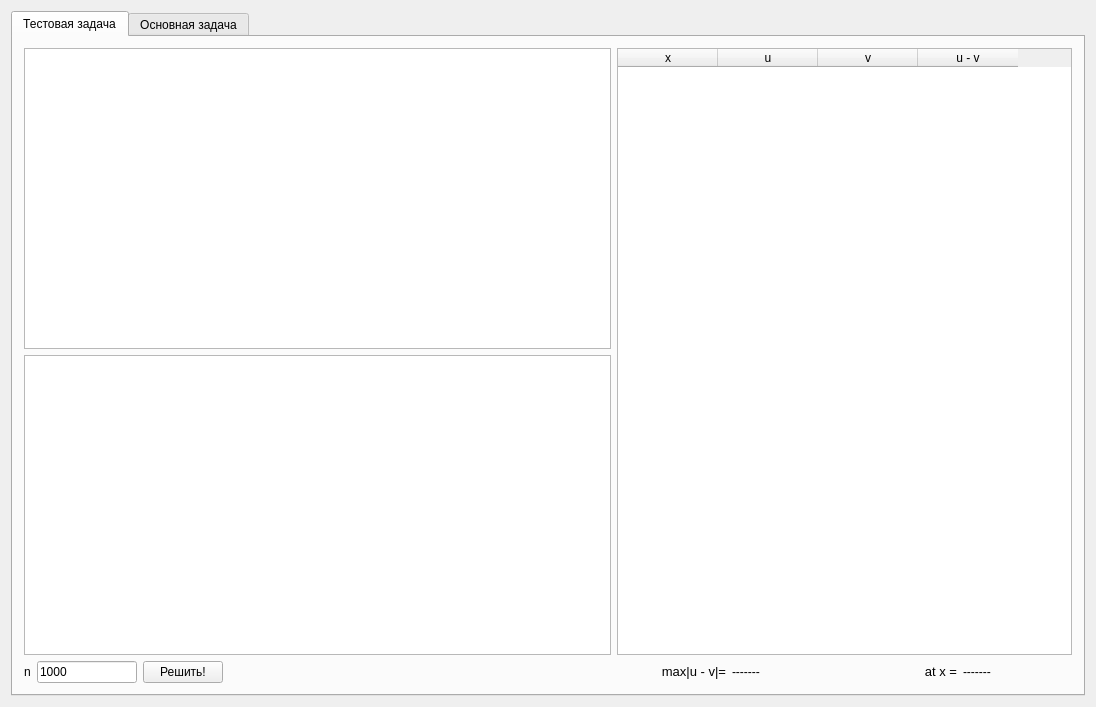
<?xml version="1.0" encoding="UTF-8"?>
<ui version="4.0">
 <class>Numerical_analysis_lab_02Class</class>
 <widget class="QMainWindow" name="Numerical_analysis_lab_02Class">
  <property name="geometry">
   <rect>
    <x>0</x>
    <y>0</y>
    <width>1096</width>
    <height>707</height>
   </rect>
  </property>
  <property name="windowTitle">
   <string>Численные методы: лаба 2</string>
  </property>
  <widget class="QWidget" name="centralWidget">
   <layout class="QGridLayout" name="gridLayout">
    <item row="0" column="0">
     <widget class="QTabWidget" name="tabWidget">
      <property name="tabPosition">
       <enum>QTabWidget::North</enum>
      </property>
      <property name="tabShape">
       <enum>QTabWidget::Rounded</enum>
      </property>
      <property name="currentIndex">
       <number>0</number>
      </property>
      <widget class="QWidget" name="tab">
       <attribute name="title">
        <string>Тестовая задача</string>
       </attribute>
       <layout class="QGridLayout" name="gridLayout_2">
        <item row="1" column="0" colspan="5">
         <widget class="QChartView" name="test_error_plot"/>
        </item>
        <item row="2" column="3">
         <spacer name="horizontalSpacer">
          <property name="orientation">
           <enum>Qt::Horizontal</enum>
          </property>
          <property name="sizeHint" stdset="0">
           <size>
            <width>40</width>
            <height>20</height>
           </size>
          </property>
         </spacer>
        </item>
        <item row="0" column="0" colspan="5">
         <widget class="QChartView" name="test_solution_plot"/>
        </item>
        <item row="2" column="6">
         <widget class="QLabel" name="label_4">
          <property name="maximumSize">
           <size>
            <width>9999999</width>
            <height>16777215</height>
           </size>
          </property>
          <property name="text">
           <string>&lt;html&gt;&lt;head/&gt;&lt;body&gt;&lt;p align=&quot;right&quot;&gt;&lt;span style=&quot; font-size:10pt;&quot;&gt;max|u - v|=&lt;/span&gt;&lt;/p&gt;&lt;/body&gt;&lt;/html&gt;</string>
          </property>
         </widget>
        </item>
        <item row="2" column="0">
         <widget class="QLabel" name="label">
          <property name="maximumSize">
           <size>
            <width>50</width>
            <height>16777215</height>
           </size>
          </property>
          <property name="text">
           <string>n</string>
          </property>
         </widget>
        </item>
        <item row="2" column="8">
         <widget class="QLabel" name="label_5">
          <property name="text">
           <string>&lt;html&gt;&lt;head/&gt;&lt;body&gt;&lt;p align=&quot;right&quot;&gt;&lt;span style=&quot; font-size:10pt;&quot;&gt;at x =&lt;/span&gt;&lt;/p&gt;&lt;/body&gt;&lt;/html&gt;</string>
          </property>
         </widget>
        </item>
        <item row="2" column="2">
         <widget class="QPushButton" name="test_solve_btn">
          <property name="cursor">
           <cursorShape>PointingHandCursor</cursorShape>
          </property>
          <property name="text">
           <string>Решить!</string>
          </property>
         </widget>
        </item>
        <item row="2" column="7">
         <widget class="QLabel" name="max_delta_u_v">
          <property name="text">
           <string>-------</string>
          </property>
         </widget>
        </item>
        <item row="2" column="1">
         <widget class="QLineEdit" name="test_n_input">
          <property name="maximumSize">
           <size>
            <width>100</width>
            <height>16777215</height>
           </size>
          </property>
          <property name="text">
           <string>1000</string>
          </property>
          <property name="placeholderText">
           <string>1000</string>
          </property>
         </widget>
        </item>
        <item row="2" column="9">
         <widget class="QLabel" name="max_delta_u_v_x_coord">
          <property name="text">
           <string>-------</string>
          </property>
         </widget>
        </item>
        <item row="0" column="6" rowspan="2" colspan="4">
         <widget class="QTableWidget" name="test_table">
          <property name="minimumSize">
           <size>
            <width>455</width>
            <height>0</height>
           </size>
          </property>
          <property name="maximumSize">
           <size>
            <width>455</width>
            <height>16777215</height>
           </size>
          </property>
          <property name="verticalScrollMode">
           <enum>QAbstractItemView::ScrollPerItem</enum>
          </property>
          <property name="horizontalScrollMode">
           <enum>QAbstractItemView::ScrollPerPixel</enum>
          </property>
          <column>
           <property name="text">
            <string>x</string>
           </property>
          </column>
          <column>
           <property name="text">
            <string>u</string>
           </property>
          </column>
          <column>
           <property name="text">
            <string>v</string>
           </property>
          </column>
          <column>
           <property name="text">
            <string>u - v</string>
           </property>
          </column>
         </widget>
        </item>
       </layout>
      </widget>
      <widget class="QWidget" name="tab_2">
       <attribute name="title">
        <string>Основная задача</string>
       </attribute>
       <layout class="QGridLayout" name="gridLayout_3">
        <item row="2" column="2">
         <widget class="QPushButton" name="main_solve_btn">
          <property name="cursor">
           <cursorShape>PointingHandCursor</cursorShape>
          </property>
          <property name="text">
           <string>Решить!</string>
          </property>
         </widget>
        </item>
        <item row="2" column="4">
         <widget class="QLabel" name="label_7">
          <property name="text">
           <string>&lt;html&gt;&lt;head/&gt;&lt;body&gt;&lt;p align=&quot;right&quot;&gt;&lt;span style=&quot; font-size:10pt;&quot;&gt;max|v&lt;/span&gt;&lt;span style=&quot; font-size:10pt; vertical-align:sub;&quot;&gt;1&lt;/span&gt;&lt;span style=&quot; font-size:10pt;&quot;&gt; - v&lt;/span&gt;&lt;span style=&quot; font-size:10pt; vertical-align:sub;&quot;&gt;2&lt;/span&gt;&lt;span style=&quot; font-size:10pt;&quot;&gt;|=&lt;/span&gt;&lt;/p&gt;&lt;/body&gt;&lt;/html&gt;</string>
          </property>
         </widget>
        </item>
        <item row="0" column="0" colspan="4">
         <widget class="QChartView" name="main_solution_plot"/>
        </item>
        <item row="2" column="5">
         <widget class="QLabel" name="max_delta_v_v">
          <property name="text">
           <string>-------</string>
          </property>
         </widget>
        </item>
        <item row="2" column="3">
         <spacer name="horizontalSpacer_2">
          <property name="orientation">
           <enum>Qt::Horizontal</enum>
          </property>
          <property name="sizeHint" stdset="0">
           <size>
            <width>441</width>
            <height>20</height>
           </size>
          </property>
         </spacer>
        </item>
        <item row="2" column="6">
         <widget class="QLabel" name="label_9">
          <property name="text">
           <string>&lt;html&gt;&lt;head/&gt;&lt;body&gt;&lt;p align=&quot;right&quot;&gt;&lt;span style=&quot; font-size:10pt;&quot;&gt;at x = &lt;/span&gt;&lt;/p&gt;&lt;/body&gt;&lt;/html&gt;</string>
          </property>
         </widget>
        </item>
        <item row="2" column="1">
         <widget class="QLineEdit" name="main_n_input">
          <property name="maximumSize">
           <size>
            <width>100</width>
            <height>16777215</height>
           </size>
          </property>
          <property name="text">
           <string>1000</string>
          </property>
          <property name="placeholderText">
           <string>1000</string>
          </property>
         </widget>
        </item>
        <item row="1" column="0" colspan="4">
         <widget class="QChartView" name="main_error_plot"/>
        </item>
        <item row="2" column="0">
         <widget class="QLabel" name="label_2">
          <property name="maximumSize">
           <size>
            <width>50</width>
            <height>16777215</height>
           </size>
          </property>
          <property name="text">
           <string>n</string>
          </property>
         </widget>
        </item>
        <item row="2" column="7">
         <widget class="QLabel" name="max_delta_v_v_x_coord">
          <property name="text">
           <string>-------</string>
          </property>
         </widget>
        </item>
        <item row="0" column="4" rowspan="2" colspan="4">
         <widget class="QTableWidget" name="main_table">
          <property name="minimumSize">
           <size>
            <width>455</width>
            <height>0</height>
           </size>
          </property>
          <property name="maximumSize">
           <size>
            <width>455</width>
            <height>16777215</height>
           </size>
          </property>
          <property name="verticalScrollMode">
           <enum>QAbstractItemView::ScrollPerItem</enum>
          </property>
          <property name="horizontalScrollMode">
           <enum>QAbstractItemView::ScrollPerPixel</enum>
          </property>
          <column>
           <property name="text">
            <string>x</string>
           </property>
          </column>
          <column>
           <property name="text">
            <string>v_1</string>
           </property>
          </column>
          <column>
           <property name="text">
            <string>v_2</string>
           </property>
          </column>
          <column>
           <property name="text">
            <string>v_1 - v_2</string>
           </property>
          </column>
         </widget>
        </item>
       </layout>
      </widget>
     </widget>
    </item>
   </layout>
  </widget>
 </widget>
 <layoutdefault spacing="6" margin="11"/>
 <customwidgets>
  <customwidget>
   <class>QChartView</class>
   <extends>QGraphicsView</extends>
   <header>QtCharts</header>
  </customwidget>
 </customwidgets>
 <tabstops>
  <tabstop>test_n_input</tabstop>
  <tabstop>test_solve_btn</tabstop>
  <tabstop>tabWidget</tabstop>
  <tabstop>test_error_plot</tabstop>
  <tabstop>test_solution_plot</tabstop>
 </tabstops>
 <resources>
  <include location="numerical_analysis_lab_02.qrc"/>
 </resources>
 <connections/>
</ui>
